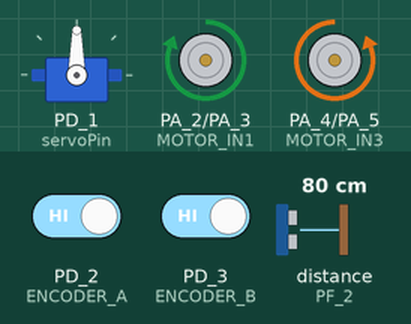
Recording of a sketch running on a simulated TI Tiva C LaunchPad. On the bench: servo, motor-driver pin pairs drawn as motors (green arrow = first pin HIGH = forward, orange = second pin HIGH = backward, longer = more drive). Wiring (inferred from the names in the program): ultrasonic range finder: trigger PF_1; echo PF_2. The test bench sets the inputs (shaded band); at power-on: distance to the obstacle (sensor on PF_2) 80 cm, PD_2 (ENCODER_A) HIGH, PD_3 (ENCODER_B) HIGH. The echo pulse lasts 58.3 µs per cm; what the sketch prints to the serial monitor is not drawn.

Above: at 1.2 s.
Timing chart, 0 to 0.9 s (numbered marks = the images above; inputs shaded):
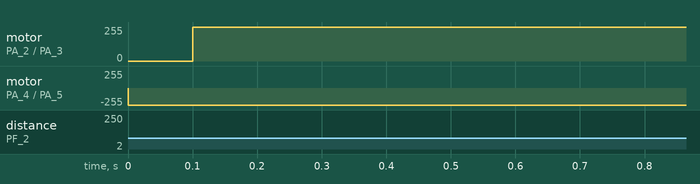

The sketch:

code.ino
```cpp
#include <energia.h>
#include <Servo.h>
// Create a Servo object
Servo myServo;
// Define pin for the servo signal
int servoPin = PD_1; // PWM capable pin (Check the pin map for the Launchpad)
// Define pins for ultrasonic sensor
int trigPin = PF_1; // TRIG pin connected to PF1
int echoPin = PF_2; // ECHO pin connected to PF2
// Define pin for inbuilt LED
int ledPin = RED_LED; // Inbuilt LED pin (assuming it's connected to RED_LED pin)
float minDistance_cm = 15.0; // Minimum distance threshold in cm
float minDist_side = 40.0; // Minimum distance threshold in cm (side)
// Define pins for motor control
#define MOTOR_IN1 PA_2 // Left Int1 (PA2)
#define MOTOR_IN2 PA_3 // Left Int2 (PA3)
#define MOTOR_IN3 PA_4 // Right Int3 (PA4)
#define MOTOR_IN4 PA_5 // Right Int4 (PA5)
// Define pins for encoder
#define ENCODER_A PD_2 // Encoder output A connected to PD2
#define ENCODER_B PD_3 // Encoder output B connected to PD3
volatile long encoderCountLeft = 0; // Encoder count for the left motor
volatile long encoderCountRight = 0; // Encoder count for the right motor
int encoderPinAState = LOW;
int encoderPinBState = LOW;
// Timing for task intervals
unsigned long previousMillisTask1 = 0;
const long intervalTask1 = 100; // Task 1 interval (100 milliseconds)
// PID constants
float Kp = 0.1; // Proportional gain
// Function prototypes
void task1();
void moveForward();
void stop();
void turnRight();
void turnLeft();
void moveBackward();
void readEncoder();
void adjustMotorSpeed();
void setup() {
Serial.begin(9600);
// Initialize pins for ultrasonic sensor
pinMode(trigPin, OUTPUT);
pinMode(echoPin, INPUT);
pinMode(ledPin, OUTPUT);
// Initialize pins for motor control
pinMode(MOTOR_IN1, OUTPUT);
pinMode(MOTOR_IN2, OUTPUT);
pinMode(MOTOR_IN3, OUTPUT);
pinMode(MOTOR_IN4, OUTPUT);
// Initialize encoder pins
pinMode(ENCODER_A, INPUT_PULLUP);
pinMode(ENCODER_B, INPUT_PULLUP);
// Ensure motors are off
digitalWrite(MOTOR_IN1, LOW);
digitalWrite(MOTOR_IN2, LOW);
digitalWrite(MOTOR_IN3, LOW);
digitalWrite(MOTOR_IN4, LOW);
// Attach the servo to the pin
myServo.attach(servoPin);
// Set initial position
myServo.write(90); // Middle position (90 degrees)
}
void loop() {
unsigned long currentMillis = millis();
// Task 1: Runs every 100 milliseconds
if (currentMillis - previousMillisTask1 >= intervalTask1) {
previousMillisTask1 = currentMillis;
task1();
}
// Read the encoder in each loop iteration
readEncoder();
// Adjust motor speeds to maintain straight movement
adjustMotorSpeed();
// Continue moving forward if no obstacle is detected
moveForward();
}
// Task to read the ultrasonic sensor and control the motor
void task1() {
// Generate 10-microsecond pulse to TRIG pin
digitalWrite(trigPin, HIGH);
delayMicroseconds(10);
digitalWrite(trigPin, LOW);
// Measure duration of pulse from ECHO pin
float duration_us = pulseIn(echoPin, HIGH);
// Calculate the distance in centimeters
float distance_cm = 0.017 * duration_us;
// Print the distance to Serial Monitor
Serial.print("Distance: ");
Serial.print(distance_cm);
Serial.println(" cm");
// Print encoder counts to Serial Monitor
Serial.print("Encoder Count Left: ");
Serial.println(encoderCountLeft);
Serial.print("Encoder Count Right: ");
Serial.println(encoderCountRight);
// Check if the distance is less than the minimum threshold
if (distance_cm < minDistance_cm) {
// If obstacle is closer than the threshold, turn on the LED and stop the robot
digitalWrite(ledPin, HIGH);
stop();
delay(1000); // Stop for 1 second
while (true) {
// Check the right direction
myServo.write(0); // look right
Serial.println("Servo position: 0 degrees");
delay(1000); // Wait for 1 second
digitalWrite(trigPin, HIGH);
delayMicroseconds(10);
digitalWrite(trigPin, LOW);
float durationRight_us = pulseIn(echoPin, HIGH);
float distanceRight_cm = 0.017 * durationRight_us;
if (distanceRight_cm >= minDist_side) {
// Turn right if the path is clear on the right
turnRight();
delay(750); // Turn right for 1 second
stop();
delay(1000); // Stop for 1 second
// Move servo to 90 degrees
myServo.write(90); // center
Serial.println("Servo position: 90 degrees");
delay(1000); // Wait for 1 second
moveForward();
return; // Exit the loop
} else {
// Check the left direction
myServo.write(180); // look left
Serial.println("Servo position: 180 degrees");
delay(1000); // Wait for 1 second
digitalWrite(trigPin, HIGH);
delayMicroseconds(10);
digitalWrite(trigPin, LOW);
float durationLeft_us = pulseIn(echoPin, HIGH);
float distanceLeft_cm = 0.017 * durationLeft_us;
if (distanceLeft_cm >= minDist_side) {
// Turn left if the path is clear on the left
turnLeft();
delay(750); // Turn left for 1 second
stop();
delay(1000); // Stop for 1 second
// Move servo to 90 degrees
myServo.write(90); // center
Serial.println("Servo position: 90 degrees");
delay(1000); // Wait for 1 second
moveForward();
return; // Exit the loop
}
}
// If both right and left are blocked, move backward
Serial.println("Obstacles detected in all directions. Moving backward.");
moveBackward();
delay(500); // Move backward for 1 second
stop();
delay(1000); // Stop for 1 second
// After moving backward, recheck the right and left directions in a loop
}
} else {
// If distance is greater than or equal to the threshold, turn off the LED
digitalWrite(ledPin, LOW);
moveForward();
}
}
// Function to move forward
void moveForward() {
Serial.println("Moving Forward");
digitalWrite(MOTOR_IN1, HIGH);
digitalWrite(MOTOR_IN2, LOW);
digitalWrite(MOTOR_IN3, LOW);
digitalWrite(MOTOR_IN4, HIGH);
}
// Function to stop
void stop() {
Serial.println("Stopping");
digitalWrite(MOTOR_IN1, LOW);
digitalWrite(MOTOR_IN2, LOW);
digitalWrite(MOTOR_IN3, LOW);
digitalWrite(MOTOR_IN4, LOW);
}
// Function to turn right
void turnRight() {
Serial.println("Turning Right");
digitalWrite(MOTOR_IN1, LOW);
digitalWrite(MOTOR_IN2, HIGH);
digitalWrite(MOTOR_IN3, LOW);
digitalWrite(MOTOR_IN4, HIGH);
}
// Function to turn left
void turnLeft() {
Serial.println("Turning Left");
digitalWrite(MOTOR_IN1, HIGH);
digitalWrite(MOTOR_IN2, LOW);
digitalWrite(MOTOR_IN3, HIGH);
digitalWrite(MOTOR_IN4, LOW);
}
// Function to move backward
void moveBackward() {
Serial.println("Moving Backward");
digitalWrite(MOTOR_IN1, LOW);
digitalWrite(MOTOR_IN2, HIGH);
digitalWrite(MOTOR_IN3, HIGH);
digitalWrite(MOTOR_IN4, LOW);
}
// Function to read the encoder state and update the count
void readEncoder() {
int newEncoderPinAState = digitalRead(ENCODER_A);
int newEncoderPinBState = digitalRead(ENCODER_B);
if (newEncoderPinAState != encoderPinAState) {
if (newEncoderPinAState == encoderPinBState) {
encoderCountLeft--;
} else {
encoderCountLeft++;
}
encoderPinAState = newEncoderPinAState;
}
if (newEncoderPinBState != encoderPinBState) {
if (newEncoderPinAState != encoderPinBState) {
encoderCountRight--;
} else {
encoderCountRight++;
}
encoderPinBState = newEncoderPinBState;
}
}
// Function to adjust motor speed based on encoder counts
void adjustMotorSpeed() {
// Calculate the difference between left and right encoder counts
long error = encoderCountLeft - encoderCountRight;
// Adjust motor speeds proportionally to the error
int leftMotorSpeed = constrain(255 - Kp * error, 0, 255);
int rightMotorSpeed = constrain(255 + Kp * error, 0, 255);
// Set motor speeds
analogWrite(MOTOR_IN1, leftMotorSpeed);
analogWrite(MOTOR_IN2, 0);
analogWrite(MOTOR_IN3, 0);
analogWrite(MOTOR_IN4, rightMotorSpeed);
}
```
